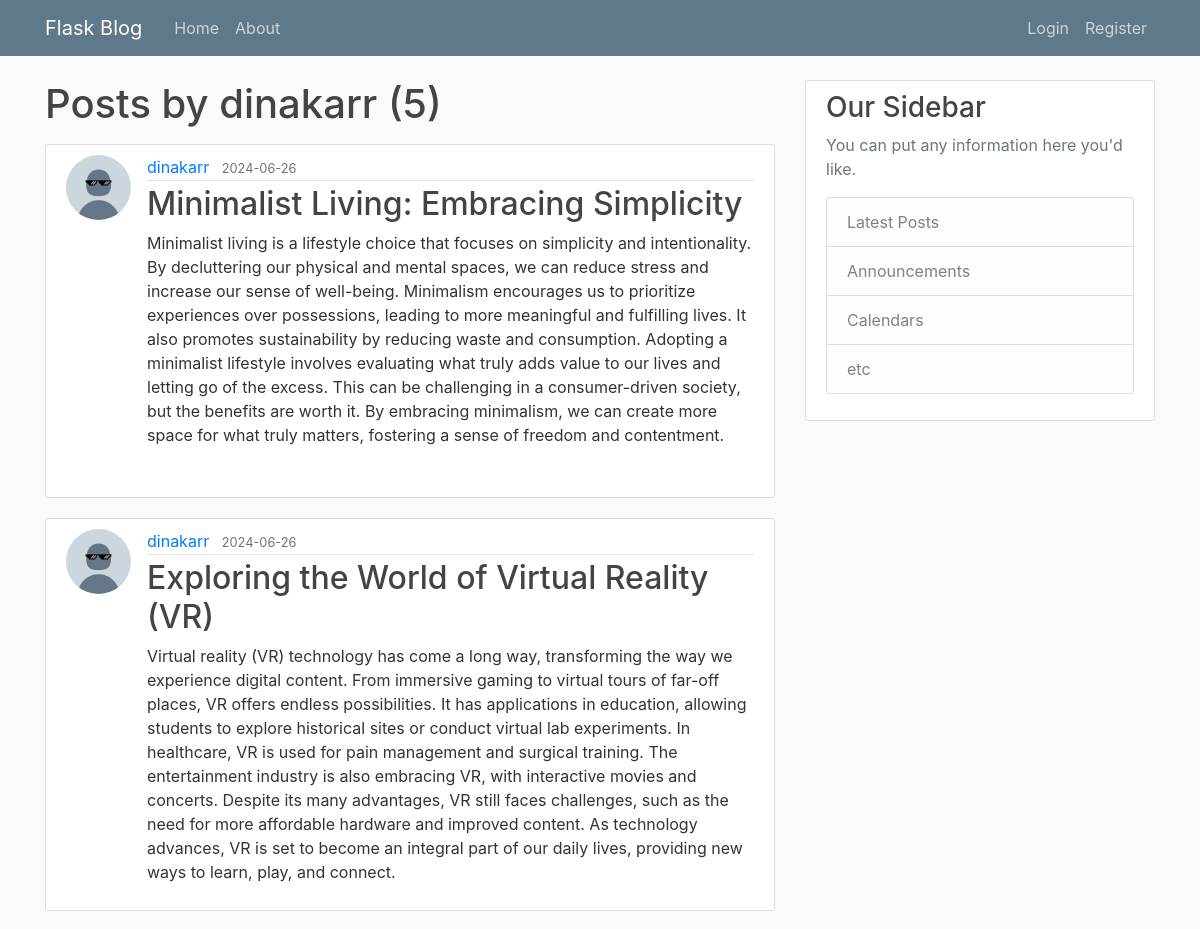
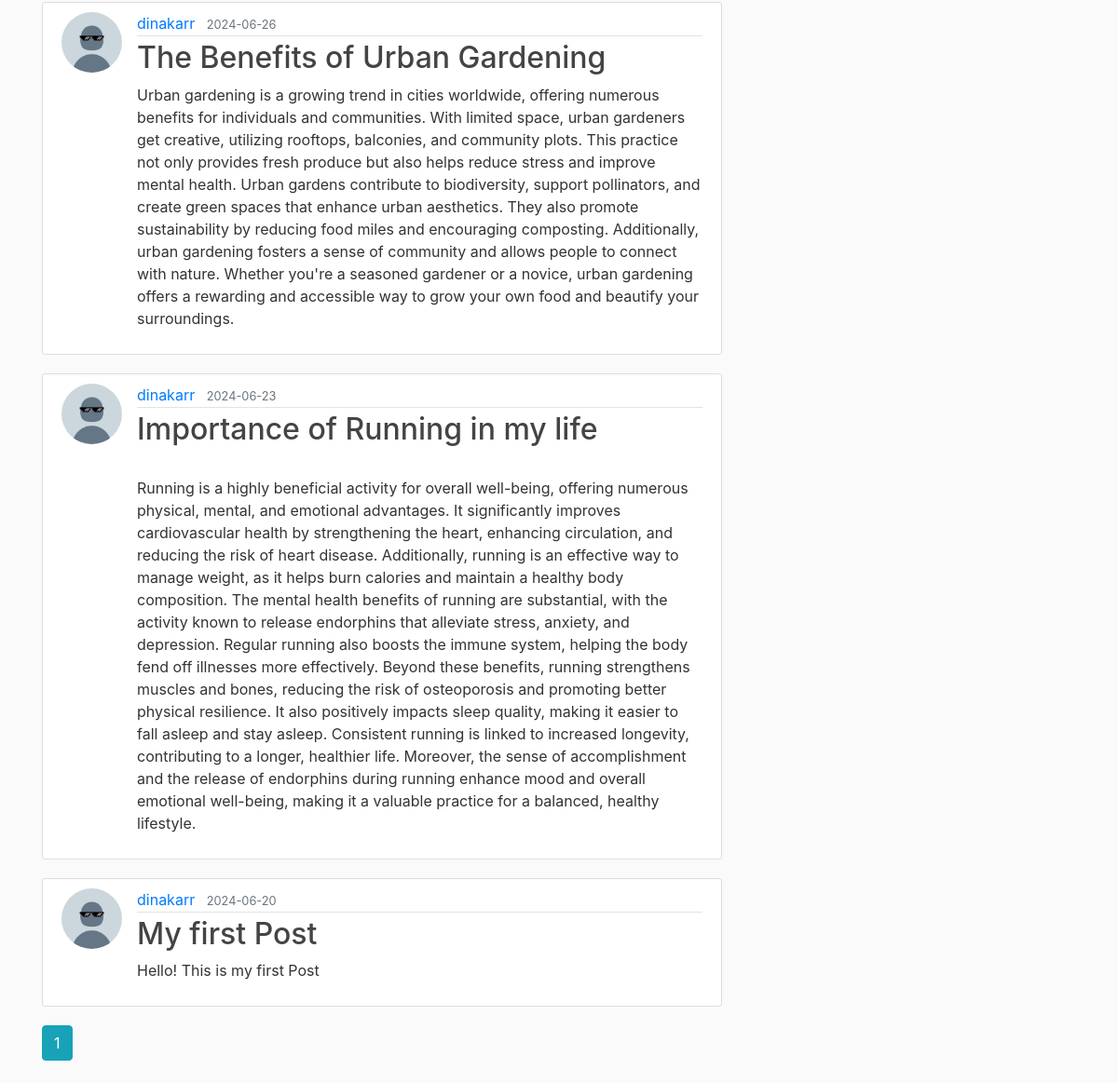
Screenshot of /user/dinakarr with the database file from the repository (2 pictures, top to bottom).
### flaskblog/models.py (models this page shows, shortened)
class User(db.Model, UserMixin):
    id = db.Column(db.Integer, primary_key=True)
    username = db.Column(db.String(20), unique=True,nullable=False)
    email = db.Column(db.String(120), unique=True,nullable=False)
    image_file = db.Column(db.String(20),nullable=False, default = 'default.jpg') #we will later hash the images files
    password= db.Column(db.String(60), nullable=False)
    posts=db.relationship('Post',backref='author', lazy=True) #posts attribute has a relationship to the Post model, backref helps to provide the user who wrote the post, 'lazy' sql alchemy loads the data in one go

class Post(db.Model):
    id =db.Column(db.Integer, primary_key=True)
    title =db.Column(db.String(100), nullable=False)
    date_posted = db.Column(db.DateTime,nullable=False,default=lambda: datetime.now(pytz.utc))
    content =db.Column(db.Text,nullable=False)
    user_id = db.Column(db.Integer,db.ForeignKey('user.id'),nullable=False)

### flaskblog/users/routes.py (the view)
@users.route("/user/<string:username>") #dynamic links
def user_posts(username):
    page = request.args.get('page',1,type=int) #to grab the page we want
    user= User.query.filter_by(username=username).first_or_404()
    posts=Post.query.filter_by(author=user)\
        .order_by(Post.date_posted.desc())\
        .paginate(page= page, per_page=5)
    return render_template('user_posts.html',posts=posts, user=user)

### flaskblog/templates/user_posts.html
{% extends "layouts.html" %}
{% block content %}
    <h1 class="mb-3">Posts by {{user.username}} ({{posts.total}})</h1>
{% for post in posts.items%}
<article class="media content-section">
  <img class="rounded-circle article-img" src="{{url_for('static', filename='profile_pics/'+ post.author.image_file) }}">
  <div class="media-body">
      <div class="article-metadata">
        <a class="mr-2" href="{{ url_for('users.user_posts', username=post.author.username)}}">{{ post.author.username }}</a>
        <small class="text-muted">{{ post.date_posted.strftime('%Y-%m-%d') }}</small>
      </div>
      <h2><a class="article-title" href="{{url_for('posts.post', post_id=post.id) }}">{{ post.title }}</a></h2>
      <p class="article-content">{{ post.content }}</p>
    </div>
  </article>
    {% endfor %}
  {% for page_num in posts.iter_pages(left_edge=1,right_edge=1, left_current=1, right_current=2) %}
    {% if page_num %}
      {% if posts.page==page_num %}
        <a class="btn btn-info mb-4 " href ="{{url_for('users.user_posts',username=user.username ,page=page_num)}}">{{ page_num }} </a>
      {% else %}
        <a class="btn btn-outline-info mb-4 " href ="{{url_for('users.user_posts',username=user.username, page=page_num)}}">{{ page_num }} </a>
      {% endif %}
    {% else %}
        . . .
    {% endif %}
  {% endfor %}
{% endblock content %}

### flaskblog/static/main.css (style rules this page uses)
body { background: #fafafa; color: #333333; margin-top: 5rem; }
h1, h2, h3, h4, h5, h6 { color: #444444; }
.content-section { background: #ffffff; padding: 10px 20px; border: 1px solid #dddddd; border-radius: 3px; margin-bottom: 20px; }
.article-title { color: #444444; }
.article-content { white-space: pre-line; }
.article-img { height: 65px; width: 65px; margin-right: 16px; }
.article-metadata { padding-bottom: 1px; margin-bottom: 4px; border-bottom: 1px solid #e3e3e3 }

### rows the page displays
User: username "dinakarr"
Post: image_file (placeholder picture), author.username "dinakarr", date_posted "2024-06-26", title "Minimalist Living: Embracing Simplicity", content "Minimalist living is a lifestyle choice that focuses on simplicity and intentionality. By decluttering our physical and mental spaces, we can reduce stress and increase our sense of well-being. Minimalism encourages us to prioritize experiences over possessions, leading to more meaningful and fulfilling lives. It also promotes sustainability by reducing waste and consumption. Adopting a minimalist lifestyle involves evaluating what truly adds value to our lives and letting go of the excess. This can be challenging in a consumer-driven society, but the benefits are worth it. By embracing minimalism, we can create more space for what truly matters, fostering a sense of freedom and contentment."
Post: image_file (placeholder picture), author.username "dinakarr", date_posted "2024-06-26", title "Exploring the World of Virtual Reality (VR)", content "Virtual reality (VR) technology has come a long way, transforming the way we experience digital content. From immersive gaming to virtual tours of far-off places, VR offers endless possibilities. It has applications in education, allowing students to explore historical sites or conduct virtual lab experiments. In healthcare, VR is used for pain management and surgical training. The entertainment industry is also embracing VR, with interactive movies and concerts. Despite its many advantages, VR still faces challenges, such as the need for more affordable hardware and improved content. As technology advances, VR is set to become an integral part of our daily lives, providing new ways to…"
Post: image_file (placeholder picture), author.username "dinakarr", date_posted "2024-06-26", title "The Benefits of Urban Gardening", content "Urban gardening is a growing trend in cities worldwide, offering numerous benefits for individuals and communities. With limited space, urban gardeners get creative, utilizing rooftops, balconies, and community plots. This practice not only provides fresh produce but also helps reduce stress and improve mental health. Urban gardens contribute to biodiversity, support pollinators, and create green spaces that enhance urban aesthetics. They also promote sustainability by reducing food miles and encouraging composting. Additionally, urban gardening fosters a sense of community and allows people to connect with nature. Whether you're a seasoned gardener or a novice, urban gardening offers a…"
Post: image_file (placeholder picture), author.username "dinakarr", date_posted "2024-06-23", title "Importance of Running in my life", content "Running is a highly beneficial activity for overall well-being, offering numerous physical, mental, and emotional advantages. It significantly improves cardiovascular health by strengthening the heart, enhancing circulation, and reducing the risk of heart disease. Additionally, running is an effective way to manage weight, as it helps burn calories and maintain a healthy body composition. The mental health benefits of running are substantial, with the activity known to release endorphins that alleviate stress, anxiety, and depression. Regular running also boosts the immune system, helping the body fend off illnesses more effectively. Beyond these benefits, running strengthens muscles and…"
Post: image_file (placeholder picture), author.username "dinakarr", date_posted "2024-06-20", title "My first Post", content "Hello! This is my first Post"

### other values shown
{{ posts.total }} "5"
{{ page_num }} "1"
